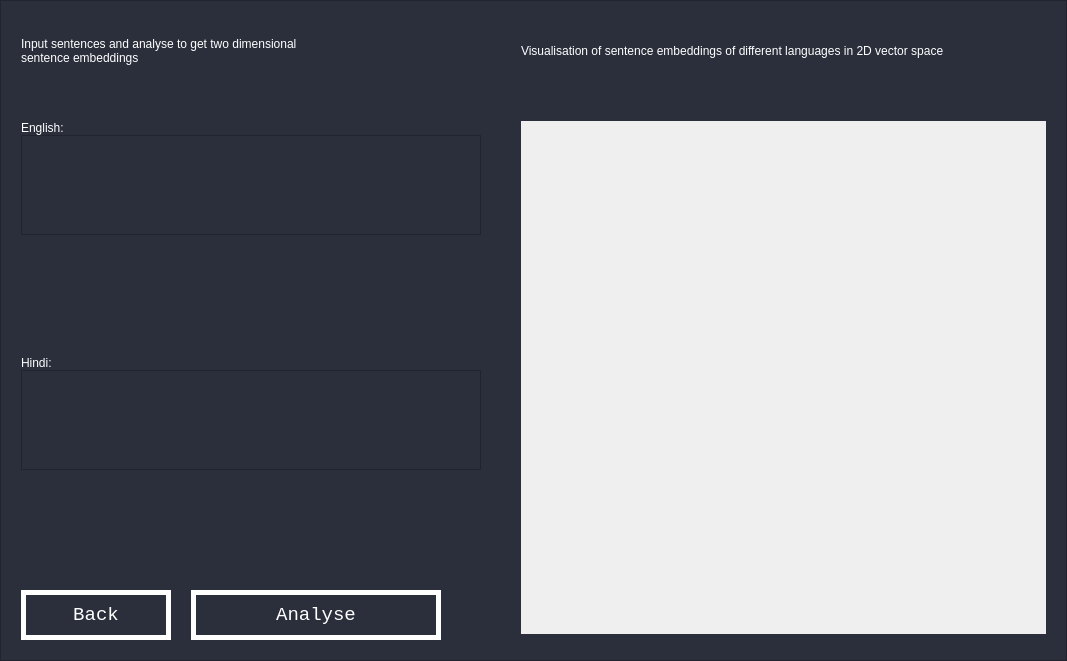
<?xml version="1.0" encoding="UTF-8"?>
<ui version="4.0">
 <class>player_window</class>
 <widget class="QMainWindow" name="player_window">
  <property name="enabled">
   <bool>true</bool>
  </property>
  <property name="geometry">
   <rect>
    <x>0</x>
    <y>0</y>
    <width>1067</width>
    <height>661</height>
   </rect>
  </property>
  <property name="sizePolicy">
   <sizepolicy hsizetype="Expanding" vsizetype="Expanding">
    <horstretch>1</horstretch>
    <verstretch>1</verstretch>
   </sizepolicy>
  </property>
  <property name="windowTitle">
   <string>MainWindow</string>
  </property>
  <property name="autoFillBackground">
   <bool>false</bool>
  </property>
  <property name="styleSheet">
   <string notr="true">background: rgb(43, 46, 59);
</string>
  </property>
  <widget class="QWidget" name="layout">
   <property name="minimumSize">
    <size>
     <width>1067</width>
     <height>661</height>
    </size>
   </property>
   <property name="cursor">
    <cursorShape>ArrowCursor</cursorShape>
   </property>
   <property name="styleSheet">
    <string notr="true">QWidget#landing{
background: rgb(43, 46, 59);
}</string>
   </property>
   <layout class="QGridLayout" name="gridLayout_2">
    <property name="leftMargin">
     <number>0</number>
    </property>
    <property name="topMargin">
     <number>0</number>
    </property>
    <property name="rightMargin">
     <number>0</number>
    </property>
    <property name="bottomMargin">
     <number>0</number>
    </property>
    <item row="0" column="0">
     <widget class="QFrame" name="frame">
      <property name="sizePolicy">
       <sizepolicy hsizetype="Expanding" vsizetype="Expanding">
        <horstretch>1</horstretch>
        <verstretch>1</verstretch>
       </sizepolicy>
      </property>
      <property name="sizeIncrement">
       <size>
        <width>10</width>
        <height>10</height>
       </size>
      </property>
      <property name="baseSize">
       <size>
        <width>200</width>
        <height>800</height>
       </size>
      </property>
      <property name="frameShape">
       <enum>QFrame::StyledPanel</enum>
      </property>
      <property name="frameShadow">
       <enum>QFrame::Raised</enum>
      </property>
      <layout class="QGridLayout" name="gridLayout_3" rowstretch="0,0">
       <property name="sizeConstraint">
        <enum>QLayout::SetMaximumSize</enum>
       </property>
       <property name="leftMargin">
        <number>20</number>
       </property>
       <property name="topMargin">
        <number>20</number>
       </property>
       <property name="rightMargin">
        <number>20</number>
       </property>
       <property name="bottomMargin">
        <number>20</number>
       </property>
       <property name="horizontalSpacing">
        <number>40</number>
       </property>
       <item row="0" column="1" rowspan="2">
        <layout class="QVBoxLayout" name="verticalLayout_6">
         <item alignment="Qt::AlignLeft|Qt::AlignVCenter">
          <widget class="QLabel" name="instructions_l">
           <property name="sizePolicy">
            <sizepolicy hsizetype="Expanding" vsizetype="Fixed">
             <horstretch>1</horstretch>
             <verstretch>0</verstretch>
            </sizepolicy>
           </property>
           <property name="minimumSize">
            <size>
             <width>0</width>
             <height>60</height>
            </size>
           </property>
           <property name="styleSheet">
            <string notr="true">font: 12pt &quot;MS Reference Sans Serif&quot;;
color: white;</string>
           </property>
           <property name="frameShape">
            <enum>QFrame::NoFrame</enum>
           </property>
           <property name="text">
            <string>Input sentences and analyse to get two dimensional sentence embeddings</string>
           </property>
           <property name="scaledContents">
            <bool>false</bool>
           </property>
           <property name="alignment">
            <set>Qt::AlignLeading|Qt::AlignLeft|Qt::AlignVCenter</set>
           </property>
           <property name="wordWrap">
            <bool>true</bool>
           </property>
           <property name="margin">
            <number>0</number>
           </property>
          </widget>
         </item>
         <item>
          <spacer name="verticalSpacer_4">
           <property name="orientation">
            <enum>Qt::Vertical</enum>
           </property>
           <property name="sizeType">
            <enum>QSizePolicy::Fixed</enum>
           </property>
           <property name="sizeHint" stdset="0">
            <size>
             <width>20</width>
             <height>40</height>
            </size>
           </property>
          </spacer>
         </item>
         <item>
          <widget class="QLabel" name="english_l">
           <property name="enabled">
            <bool>true</bool>
           </property>
           <property name="sizePolicy">
            <sizepolicy hsizetype="Fixed" vsizetype="Fixed">
             <horstretch>0</horstretch>
             <verstretch>0</verstretch>
            </sizepolicy>
           </property>
           <property name="styleSheet">
            <string notr="true">font: 12pt &quot;MS Reference Sans Serif&quot;;
color: white;</string>
           </property>
           <property name="text">
            <string>English:</string>
           </property>
          </widget>
         </item>
         <item>
          <widget class="QPlainTextEdit" name="english_edit">
           <property name="sizePolicy">
            <sizepolicy hsizetype="Preferred" vsizetype="Expanding">
             <horstretch>0</horstretch>
             <verstretch>0</verstretch>
            </sizepolicy>
           </property>
           <property name="maximumSize">
            <size>
             <width>16777215</width>
             <height>100</height>
            </size>
           </property>
           <property name="styleSheet">
            <string notr="true">font: 12pt &quot;MS Reference Sans Serif&quot;;
color: white;</string>
           </property>
           <property name="plainText">
            <string/>
           </property>
          </widget>
         </item>
         <item>
          <spacer name="verticalSpacer_2">
           <property name="orientation">
            <enum>Qt::Vertical</enum>
           </property>
           <property name="sizeType">
            <enum>QSizePolicy::Expanding</enum>
           </property>
           <property name="sizeHint" stdset="0">
            <size>
             <width>20</width>
             <height>40</height>
            </size>
           </property>
          </spacer>
         </item>
         <item>
          <widget class="QLabel" name="hindi_l">
           <property name="styleSheet">
            <string notr="true">font: 12pt &quot;MS Reference Sans Serif&quot;;
color: white;</string>
           </property>
           <property name="text">
            <string>Hindi:</string>
           </property>
          </widget>
         </item>
         <item>
          <widget class="QPlainTextEdit" name="hindi_edit">
           <property name="sizePolicy">
            <sizepolicy hsizetype="Preferred" vsizetype="Expanding">
             <horstretch>0</horstretch>
             <verstretch>0</verstretch>
            </sizepolicy>
           </property>
           <property name="maximumSize">
            <size>
             <width>16777215</width>
             <height>100</height>
            </size>
           </property>
           <property name="styleSheet">
            <string notr="true">font: 12pt &quot;MS Reference Sans Serif&quot;;
color: white;</string>
           </property>
          </widget>
         </item>
         <item>
          <spacer name="verticalSpacer">
           <property name="orientation">
            <enum>Qt::Vertical</enum>
           </property>
           <property name="sizeHint" stdset="0">
            <size>
             <width>20</width>
             <height>40</height>
            </size>
           </property>
          </spacer>
         </item>
         <item>
          <layout class="QHBoxLayout" name="horizontalLayout_3">
           <item>
            <widget class="QPushButton" name="back_b">
             <property name="sizePolicy">
              <sizepolicy hsizetype="Fixed" vsizetype="Fixed">
               <horstretch>0</horstretch>
               <verstretch>0</verstretch>
              </sizepolicy>
             </property>
             <property name="minimumSize">
              <size>
               <width>150</width>
               <height>50</height>
              </size>
             </property>
             <property name="baseSize">
              <size>
               <width>100</width>
               <height>100</height>
              </size>
             </property>
             <property name="styleSheet">
              <string notr="true">:enabled {
border-radius: 0px;
font-family: Courier New;
color: #ffffff;
font-size: 14pt;
background: transparent;
padding: 10pt 20pt 10pt 20pt;
border: 5px solid #ffffff;
text-decoration: none;
}
:hover {
background: white;
color: rgb(43, 46, 59);
border: 0px;
}</string>
             </property>
             <property name="text">
              <string>Back</string>
             </property>
             <property name="default">
              <bool>false</bool>
             </property>
             <property name="flat">
              <bool>false</bool>
             </property>
            </widget>
           </item>
           <item>
            <spacer name="horizontalSpacer">
             <property name="orientation">
              <enum>Qt::Horizontal</enum>
             </property>
             <property name="sizeType">
              <enum>QSizePolicy::Fixed</enum>
             </property>
             <property name="sizeHint" stdset="0">
              <size>
               <width>20</width>
               <height>20</height>
              </size>
             </property>
            </spacer>
           </item>
           <item>
            <widget class="QPushButton" name="analyse_b">
             <property name="sizePolicy">
              <sizepolicy hsizetype="Fixed" vsizetype="Fixed">
               <horstretch>0</horstretch>
               <verstretch>0</verstretch>
              </sizepolicy>
             </property>
             <property name="minimumSize">
              <size>
               <width>250</width>
               <height>50</height>
              </size>
             </property>
             <property name="baseSize">
              <size>
               <width>100</width>
               <height>100</height>
              </size>
             </property>
             <property name="styleSheet">
              <string notr="true">:enabled {
border-radius: 0px;
font-family: Courier New;
color: #ffffff;
font-size: 14pt;
background: transparent;
padding: 10pt 20pt 10pt 20pt;
border: 5px solid #ffffff;
text-decoration: none;
}
:hover {
background: white;
color: rgb(43, 46, 59);
border: 0px;
}</string>
             </property>
             <property name="text">
              <string>Analyse</string>
             </property>
             <property name="default">
              <bool>false</bool>
             </property>
             <property name="flat">
              <bool>false</bool>
             </property>
            </widget>
           </item>
           <item>
            <spacer name="horizontalSpacer_2">
             <property name="orientation">
              <enum>Qt::Horizontal</enum>
             </property>
             <property name="sizeType">
              <enum>QSizePolicy::Fixed</enum>
             </property>
             <property name="sizeHint" stdset="0">
              <size>
               <width>40</width>
               <height>20</height>
              </size>
             </property>
            </spacer>
           </item>
          </layout>
         </item>
        </layout>
       </item>
       <item row="0" column="2">
        <layout class="QVBoxLayout" name="verticalLayout_5" stretch="1,0,10">
         <property name="sizeConstraint">
          <enum>QLayout::SetMaximumSize</enum>
         </property>
         <item>
          <widget class="QLabel" name="graphTitle_l">
           <property name="sizePolicy">
            <sizepolicy hsizetype="Preferred" vsizetype="Fixed">
             <horstretch>0</horstretch>
             <verstretch>0</verstretch>
            </sizepolicy>
           </property>
           <property name="minimumSize">
            <size>
             <width>0</width>
             <height>60</height>
            </size>
           </property>
           <property name="styleSheet">
            <string notr="true">font: 12pt &quot;MS Reference Sans Serif&quot;;
color: white;</string>
           </property>
           <property name="text">
            <string>Visualisation of sentence embeddings of different languages in 2D vector space</string>
           </property>
           <property name="alignment">
            <set>Qt::AlignLeading|Qt::AlignLeft|Qt::AlignVCenter</set>
           </property>
           <property name="wordWrap">
            <bool>true</bool>
           </property>
          </widget>
         </item>
         <item>
          <spacer name="verticalSpacer_3">
           <property name="orientation">
            <enum>Qt::Vertical</enum>
           </property>
           <property name="sizeType">
            <enum>QSizePolicy::Fixed</enum>
           </property>
           <property name="sizeHint" stdset="0">
            <size>
             <width>20</width>
             <height>40</height>
            </size>
           </property>
          </spacer>
         </item>
         <item>
          <widget class="PlotWidget" name="graphWidget" native="true">
           <property name="sizePolicy">
            <sizepolicy hsizetype="Preferred" vsizetype="Minimum">
             <horstretch>0</horstretch>
             <verstretch>0</verstretch>
            </sizepolicy>
           </property>
           <property name="autoFillBackground">
            <bool>true</bool>
           </property>
           <property name="styleSheet">
            <string notr="true">background: rgb(FF, FF, FF);</string>
           </property>
          </widget>
         </item>
        </layout>
       </item>
      </layout>
     </widget>
    </item>
   </layout>
  </widget>
 </widget>
 <customwidgets>
  <customwidget>
   <class>PlotWidget</class>
   <extends>QWidget</extends>
   <header location="global">pyqtgraph</header>
   <container>1</container>
  </customwidget>
 </customwidgets>
 <resources/>
 <connections/>
</ui>
